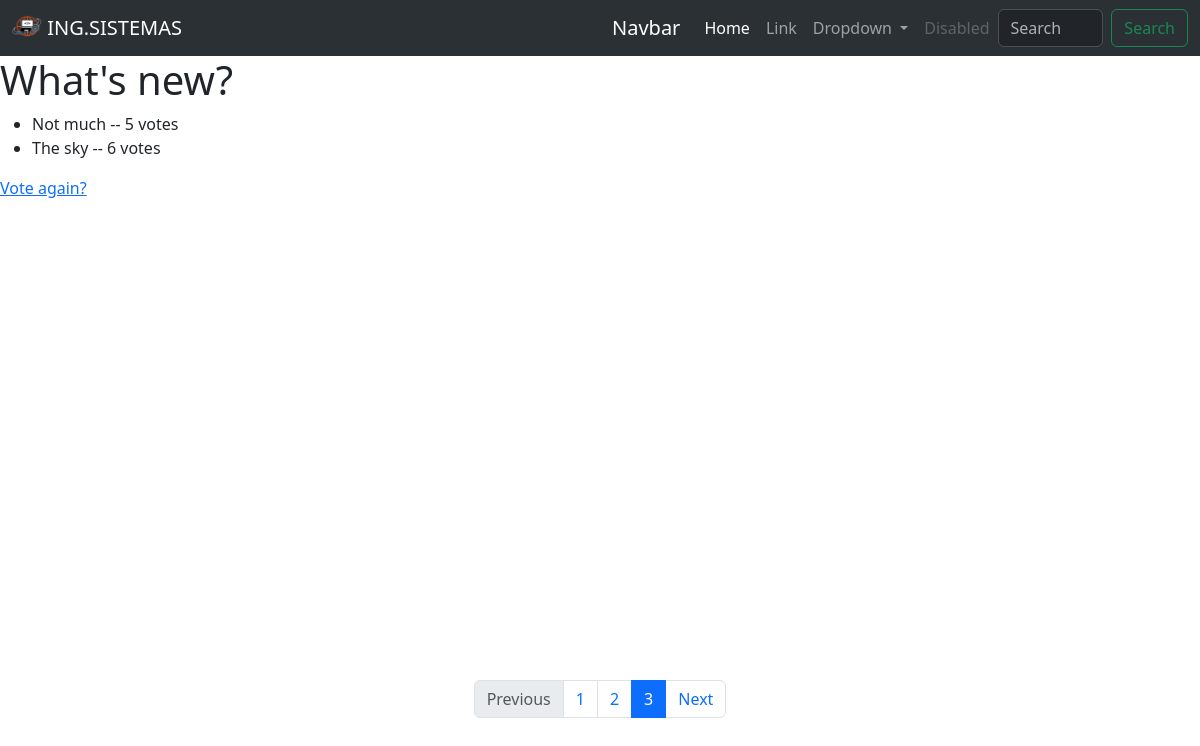
/polls/1/results/, run on an earlier commit of the app's database.
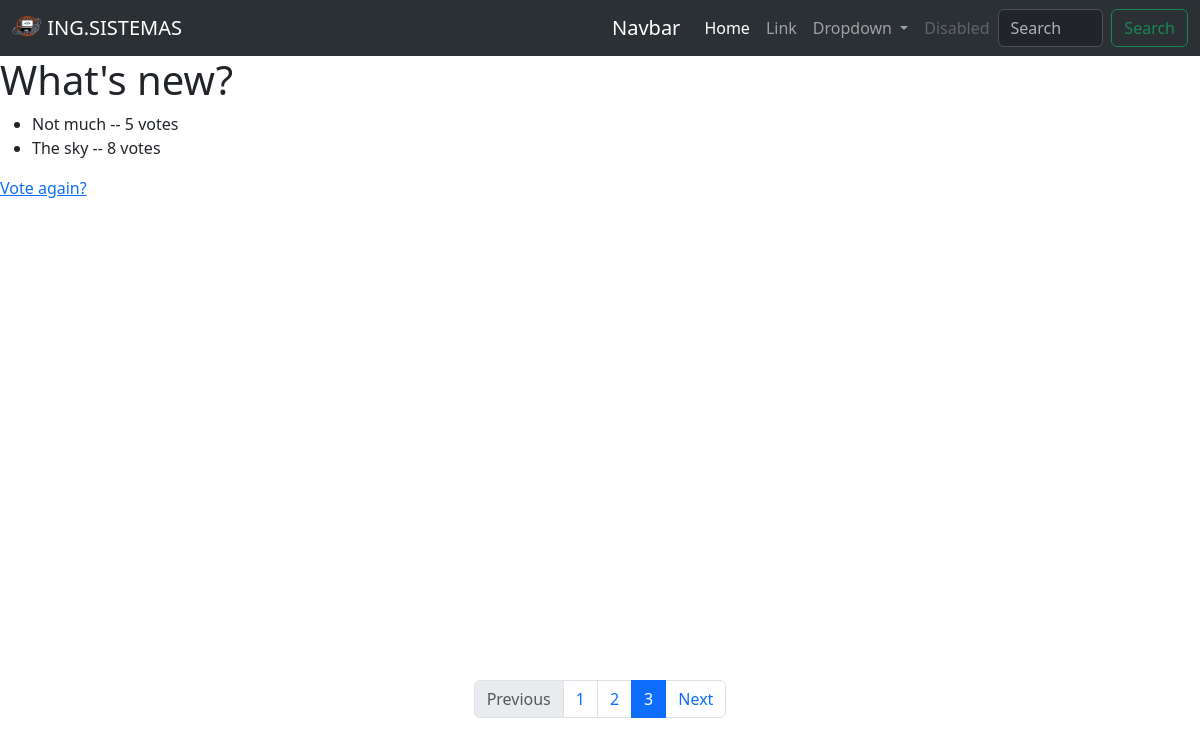
And on a later commit of the database.
### polls/models.py (models this page shows, shortened)
class Choice(models.Model):
    question = models.ForeignKey(Question, on_delete=models.CASCADE)
    choice_text = models.CharField(max_length=200)
    votes = models.IntegerField(default=0)

### polls/views.py (the view)
# urls.py: path("<int:pk>/results/", views.ResultsView.as_view(), name="results"),
class ResultsView(generic.DetailView):
    model = Question
    template_name = "polls/results.html"

### polls/templates/polls/results.html (shortened to what this page needs)
<!doctype html>
<html lang="en">
<head>
    <link href="https://cdn.jsdelivr.net/npm/bootstrap@5.3.2/dist/css/bootstrap.min.css" rel="stylesheet"
>
</head>
<body>
    <nav class="navbar navbar-expand-lg bg-body-tertiary" data-bs-theme="dark">
        <div class="container-fluid">
          <a class="navbar-brand" href="#">
            <img src="../../static/polls/images/Logo_ISIC.png" alt="Logo" width="30" height="24"
              class="d-inline-block align-text-top">
            ING.SISTEMAS
          </a>
        </div>
        <div class="container-fluid">
          <a class="navbar-brand" href="#">Navbar</a>
          <div class="collapse navbar-collapse" id="navbarSupportedContent">
            <ul class="navbar-nav me-auto mb-2 mb-lg-0">
              <li class="nav-item">
                <a class="nav-link active" aria-current="page" href="#">Home</a>
              </li>
              <li class="nav-item">
                <a class="nav-link" href="#">Link</a>
              </li>
              <li class="nav-item dropdown">
                <a class="nav-link dropdown-toggle" href="#" role="button" data-bs-toggle="dropdown" aria-expanded="false">
                  Dropdown
                </a>
              </li>
              <li class="nav-item">
                <a class="nav-link disabled" aria-disabled="true">Disabled</a>
              </li>
            </ul>
            <form class="d-flex" role="search">
              <input class="form-control me-2" type="search" placeholder="Search" aria-label="Search">
              <button class="btn btn-outline-success" type="submit">Search</button>
            </form>
          </div>
        </div>
      </nav>
    <h1>{{ question.question_text }}</h1>
    <ul>
        {% for choice in question.choice_set.all %}
        <li>{{ choice.choice_text }} -- {{ choice.votes }} vote{{ choice.votes|pluralize }}</li>
        {% endfor %}
    </ul>
    <a href="{% url 'polls:detail' question.id %}">Vote again?</a>
    <footer style="padding-top: 30rem">
        <nav aria-label="Page navigation example">
            <ul class="pagination justify-content-center">
                <li class="page-item disabled">
                    <a class="page-link">Previous</a>
                </li>
                <li class="page-item"><a class="page-link" href="#">1</a></li>
                <li class="page-item"><a class="page-link" href="#">2</a></li>
                <li class="page-item active"><a class="page-link" href="#">3</a></li>
                <li class="page-item">
                    <a class="page-link" href="#">Next</a>
                </li>
            </ul>
        </nav>
    </footer>
</body>
</html>

What changed in the data, as far as the page shows it:
changed Choice "The sky": votes "6" → "8"
